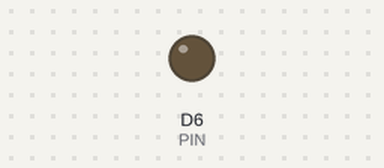
Recording of a program running on a simulated ESP8266 (NodeMCU). Parts: output pins drawn as LEDs (lit = HIGH). WiFi joins after 1.5 s; servers stay silent unless stated; what the program prints to the serial monitor is not drawn.

Above: at 0.0 s.
At 1.6 s:
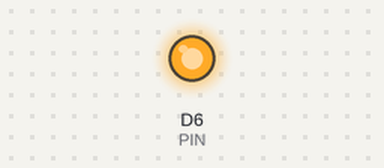
Timing chart, 0 to 3.1 s (numbered marks = the images above):
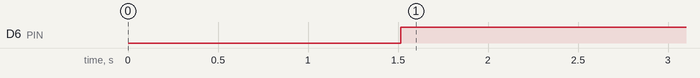

Measured:
- by itself, D6 (PIN): LOW → HIGH at 1.5 s

The program:

main.cpp
```cpp
#include <Arduino.h>
#include <ESP8266WiFi.h>
#include "wifi.h"


int PIN = D6;
bool connected;

void setup() {
  pinMode(PIN,OUTPUT);
  Serial.begin(115200);
  connected = setup_wifi();
  if (connected) {
        Serial.println("WiFi successfully connected.");
    } else {
        Serial.println("Failed to connect to WiFi.");
    }

}


 void loop() {

 connected = (WiFi.status() == WL_CONNECTED);

  if(connected != true){
    digitalWrite(PIN, HIGH);
    delay(1000);
    digitalWrite(PIN, LOW);
    delay(1000);
  }else{
    digitalWrite(PIN, HIGH);
  }

}
```

wifi.cpp
```cpp
#include "wifi.h"


bool setup_wifi() {
    const char* ssid = "FragNach";
    const char* password = "12345678";

    delay(10);
    // We start by connecting to a WiFi network
    Serial.println();
    Serial.print("Connecting to ");
    Serial.println(ssid);
    WiFi.begin(ssid, password);
    unsigned long startAttemptTime = millis();

    // Try to connect for 10 seconds
    while (WiFi.status() != WL_CONNECTED && millis() - startAttemptTime < 10000) {
        delay(500);
        Serial.print(".");
    }

    if (WiFi.status() == WL_CONNECTED) {
        Serial.println("");
        Serial.println("WiFi connected");
        Serial.println("IP address: ");
        Serial.println(WiFi.localIP());
        return true;
    } else {
        Serial.println("");
        Serial.println("Failed to connect to WiFi");
        return false;
    }
}
```

wifi.h
```cpp
#ifndef WIFI_SETUP_H
#define WIFI_SETUP_H

#include <Arduino.h>
#include <ESP8266WiFi.h>

bool setup_wifi();

#endif
```
